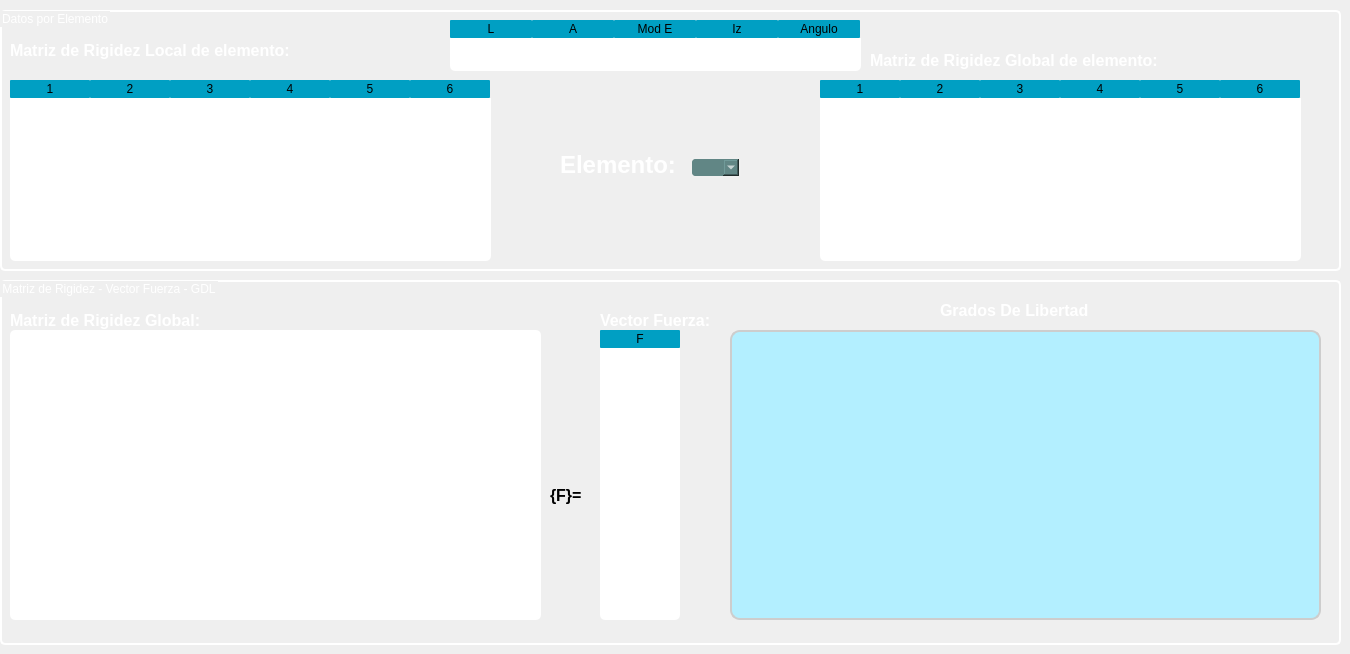
            <widget class="QWidget" name="pagina_2">
             <widget class="QGroupBox" name="groupBox_2">
              <property name="geometry">
               <rect>
                <x>0</x>
                <y>10</y>
                <width>1341</width>
                <height>261</height>
               </rect>
              </property>
              <property name="styleSheet">
               <string notr="true">QGroupBox{
/*Borde*/
border: 2px solid rgb(255, 255, 255);
border-radius: 5px;

	/*Letra*/
	font: 15pt &quot;Impact&quot;;
	color: rgb(255, 255, 255);
}</string>
              </property>
              <property name="title">
               <string>Datos por Elemento</string>
              </property>
              <widget class="QLabel" name="label_24">
               <property name="geometry">
                <rect>
                 <x>560</x>
                 <y>140</y>
                 <width>121</width>
                 <height>31</height>
                </rect>
               </property>
               <property name="styleSheet">
                <string notr="true">QLabel{
background-color: None;
	color: rgb(255, 255, 255);
}</string>
               </property>
               <property name="text">
                <string>&lt;html&gt;&lt;head/&gt;&lt;body&gt;&lt;p&gt;&lt;span style=&quot; font-size:18pt; font-weight:600;&quot;&gt;Elemento:&lt;/span&gt;&lt;/p&gt;&lt;/body&gt;&lt;/html&gt;</string>
               </property>
              </widget>
              <widget class="QComboBox" name="cb_elemento">
               <property name="geometry">
                <rect>
                 <x>690</x>
                 <y>147</y>
                 <width>51</width>
                 <height>21</height>
                </rect>
               </property>
               <property name="minimumSize">
                <size>
                 <width>0</width>
                 <height>0</height>
                </size>
               </property>
               <property name="maximumSize">
                <size>
                 <width>377</width>
                 <height>1000</height>
                </size>
               </property>
               <property name="font">
                <font>
                 <family>Times New Roman</family>
                 <pointsize>14</pointsize>
                 <weight>50</weight>
                 <italic>false</italic>
                 <bold>false</bold>
                </font>
               </property>
               <property name="layoutDirection">
                <enum>Qt::LeftToRight</enum>
               </property>
               <property name="styleSheet">
                <string notr="true">
QComboBox{

/* Color de fondo*/
background-color: rgb(97, 134, 133); 

/* borde*/
border-radius : 5px;
border : 2px solid  rgb(240, 240, 240);

/* Color de letras*/
	color: rgb(255, 255, 255);

	font: 14pt &quot;Times New Roman&quot;;
}


QComboBox:hover{


border : 2px solid rgb(0, 255, 255);

}

</string>
               </property>
               <property name="editable">
                <bool>false</bool>
               </property>
               <property name="currentText">
                <string/>
               </property>
              </widget>
              <widget class="QLabel" name="label_25">
               <property name="geometry">
                <rect>
                 <x>10</x>
                 <y>30</y>
                 <width>341</width>
                 <height>21</height>
                </rect>
               </property>
               <property name="styleSheet">
                <string notr="true">QLabel{
background-color: None;
	color: rgb(255, 255, 255);
}</string>
               </property>
               <property name="text">
                <string>&lt;html&gt;&lt;head/&gt;&lt;body&gt;&lt;p&gt;&lt;span style=&quot; font-size:12pt; font-weight:600;&quot;&gt;Matriz de Rigidez Local de elemento:&lt;/span&gt;&lt;/p&gt;&lt;/body&gt;&lt;/html&gt;</string>
               </property>
              </widget>
              <widget class="QTableWidget" name="tbl_MKGE">
               <property name="geometry">
                <rect>
                 <x>820</x>
                 <y>70</y>
                 <width>481</width>
                 <height>181</height>
                </rect>
               </property>
               <property name="cursor" stdset="0">
                <cursorShape>ArrowCursor</cursorShape>
               </property>
               <property name="styleSheet">
                <string notr="true">QTableWidget{
	
	background-color: rgb(255, 255, 255);
	border-radius : 5px;
color: rgb(0, 0, 0);
font: 75 10pt &quot;Times New Roman&quot;;

}
QHeaderView::section{
border-radius : 1px;
	background-color: rgb(0, 159, 195);

color: rgb(0, 0, 0);
font: 75 11pt &quot;Times New Roman&quot;;

}
</string>
               </property>
               <property name="horizontalScrollBarPolicy">
                <enum>Qt::ScrollBarAlwaysOff</enum>
               </property>
               <property name="showGrid">
                <bool>true</bool>
               </property>
               <property name="gridStyle">
                <enum>Qt::SolidLine</enum>
               </property>
               <property name="sortingEnabled">
                <bool>false</bool>
               </property>
               <property name="rowCount">
                <number>0</number>
               </property>
               <attribute name="horizontalHeaderCascadingSectionResizes">
                <bool>false</bool>
               </attribute>
               <attribute name="horizontalHeaderMinimumSectionSize">
                <number>42</number>
               </attribute>
               <attribute name="horizontalHeaderDefaultSectionSize">
                <number>80</number>
               </attribute>
               <attribute name="horizontalHeaderShowSortIndicator" stdset="0">
                <bool>false</bool>
               </attribute>
               <attribute name="verticalHeaderVisible">
                <bool>false</bool>
               </attribute>
               <attribute name="verticalHeaderCascadingSectionResizes">
                <bool>false</bool>
               </attribute>
               <attribute name="verticalHeaderMinimumSectionSize">
                <number>20</number>
               </attribute>
               <attribute name="verticalHeaderDefaultSectionSize">
                <number>30</number>
               </attribute>
               <attribute name="verticalHeaderShowSortIndicator" stdset="0">
                <bool>false</bool>
               </attribute>
               <attribute name="verticalHeaderStretchLastSection">
                <bool>false</bool>
               </attribute>
               <column>
                <property name="text">
                 <string>1</string>
                </property>
               </column>
               <column>
                <property name="text">
                 <string>2</string>
                </property>
               </column>
               <column>
                <property name="text">
                 <string>3</string>
                </property>
               </column>
               <column>
                <property name="text">
                 <string>4</string>
                </property>
               </column>
               <column>
                <property name="text">
                 <string>5</string>
                </property>
               </column>
               <column>
                <property name="text">
                 <string>6</string>
                </property>
               </column>
              </widget>
              <widget class="QLabel" name="label_26">
               <property name="geometry">
                <rect>
                 <x>870</x>
                 <y>40</y>
                 <width>361</width>
                 <height>21</height>
                </rect>
               </property>
               <property name="styleSheet">
                <string notr="true">QLabel{
background-color: None;
	color: rgb(255, 255, 255);
}</string>
               </property>
               <property name="text">
                <string>&lt;html&gt;&lt;head/&gt;&lt;body&gt;&lt;p&gt;&lt;span style=&quot; font-size:12pt; font-weight:600;&quot;&gt;Matriz de Rigidez Global de elemento:&lt;/span&gt;&lt;/p&gt;&lt;/body&gt;&lt;/html&gt;</string>
               </property>
              </widget>
              <widget class="QTableWidget" name="tbl_propiedades">
               <property name="geometry">
                <rect>
                 <x>450</x>
                 <y>10</y>
                 <width>411</width>
                 <height>51</height>
                </rect>
               </property>
               <property name="cursor" stdset="0">
                <cursorShape>ArrowCursor</cursorShape>
               </property>
               <property name="styleSheet">
                <string notr="true">QTableWidget{
	
	background-color: rgb(255, 255, 255);
	border-radius : 5px;
color: rgb(0, 0, 0);
font: 75 10pt &quot;Calibri&quot;;
}

QTableWidget:hover{

border : 2px solid  rgb(0, 255, 255);

}

QHeaderView::section{
border-radius : 1px;
	background-color: rgb(0, 159, 195);

color: rgb(0, 0, 0);
font: 75 11pt &quot;Times New Roman&quot;;

}

QTableWidget:hover{

border : 2px solid  rgb(0, 255, 255);

}
</string>
               </property>
               <property name="horizontalScrollBarPolicy">
                <enum>Qt::ScrollBarAlwaysOff</enum>
               </property>
               <property name="showGrid">
                <bool>true</bool>
               </property>
               <property name="gridStyle">
                <enum>Qt::SolidLine</enum>
               </property>
               <property name="sortingEnabled">
                <bool>false</bool>
               </property>
               <property name="rowCount">
                <number>0</number>
               </property>
               <attribute name="horizontalHeaderCascadingSectionResizes">
                <bool>false</bool>
               </attribute>
               <attribute name="horizontalHeaderMinimumSectionSize">
                <number>42</number>
               </attribute>
               <attribute name="horizontalHeaderDefaultSectionSize">
                <number>82</number>
               </attribute>
               <attribute name="horizontalHeaderHighlightSections">
                <bool>true</bool>
               </attribute>
               <attribute name="horizontalHeaderShowSortIndicator" stdset="0">
                <bool>false</bool>
               </attribute>
               <attribute name="verticalHeaderVisible">
                <bool>false</bool>
               </attribute>
               <attribute name="verticalHeaderCascadingSectionResizes">
                <bool>false</bool>
               </attribute>
               <attribute name="verticalHeaderDefaultSectionSize">
                <number>25</number>
               </attribute>
               <attribute name="verticalHeaderShowSortIndicator" stdset="0">
                <bool>false</bool>
               </attribute>
               <attribute name="verticalHeaderStretchLastSection">
                <bool>false</bool>
               </attribute>
               <column>
                <property name="text">
                 <string>L</string>
                </property>
               </column>
               <column>
                <property name="text">
                 <string>A</string>
                </property>
               </column>
               <column>
                <property name="text">
                 <string>Mod E</string>
                </property>
               </column>
               <column>
                <property name="text">
                 <string>Iz</string>
                </property>
               </column>
               <column>
                <property name="text">
                 <string>Angulo</string>
                </property>
               </column>
              </widget>
              <widget class="QTableWidget" name="tbl_MKL">
               <property name="geometry">
                <rect>
                 <x>10</x>
                 <y>70</y>
                 <width>481</width>
                 <height>181</height>
                </rect>
               </property>
               <property name="cursor" stdset="0">
                <cursorShape>ArrowCursor</cursorShape>
               </property>
               <property name="styleSheet">
                <string notr="true">QTableWidget{
	
	background-color: rgb(255, 255, 255);
	border-radius : 5px;
color: rgb(0, 0, 0);
font: 75 10pt &quot;Calibri&quot;;
}

QTableWidget:hover{

border : 2px solid  rgb(0, 255, 255);

}

QHeaderView::section{
border-radius : 1px;
	background-color: rgb(0, 159, 195);

color: rgb(0, 0, 0);
font: 75 11pt &quot;Times New Roman&quot;;

}

QTableWidget:hover{

border : 2px solid  rgb(0, 255, 255);

}
</string>
               </property>
               <property name="horizontalScrollBarPolicy">
                <enum>Qt::ScrollBarAlwaysOff</enum>
               </property>
               <property name="showGrid">
                <bool>true</bool>
               </property>
               <property name="gridStyle">
                <enum>Qt::SolidLine</enum>
               </property>
               <property name="sortingEnabled">
                <bool>false</bool>
               </property>
               <property name="rowCount">
                <number>0</number>
               </property>
               <attribute name="horizontalHeaderCascadingSectionResizes">
                <bool>false</bool>
               </attribute>
               <attribute name="horizontalHeaderMinimumSectionSize">
                <number>42</number>
               </attribute>
               <attribute name="horizontalHeaderDefaultSectionSize">
                <number>80</number>
               </attribute>
               <attribute name="horizontalHeaderShowSortIndicator" stdset="0">
                <bool>false</bool>
               </attribute>
               <attribute name="verticalHeaderVisible">
                <bool>false</bool>
               </attribute>
               <attribute name="verticalHeaderCascadingSectionResizes">
                <bool>false</bool>
               </attribute>
               <attribute name="verticalHeaderMinimumSectionSize">
                <number>20</number>
               </attribute>
               <attribute name="verticalHeaderDefaultSectionSize">
                <number>25</number>
               </attribute>
               <attribute name="verticalHeaderShowSortIndicator" stdset="0">
                <bool>false</bool>
               </attribute>
               <attribute name="verticalHeaderStretchLastSection">
                <bool>false</bool>
               </attribute>
               <column>
                <property name="text">
                 <string>1</string>
                </property>
               </column>
               <column>
                <property name="text">
                 <string>2</string>
                </property>
               </column>
               <column>
                <property name="text">
                 <string>3</string>
                </property>
               </column>
               <column>
                <property name="text">
                 <string>4</string>
                </property>
               </column>
               <column>
                <property name="text">
                 <string>5</string>
                </property>
               </column>
               <column>
                <property name="text">
                 <string>6</string>
                </property>
               </column>
              </widget>
             </widget>
             <widget class="QGroupBox" name="groupBox">
              <property name="geometry">
               <rect>
                <x>0</x>
                <y>280</y>
                <width>1341</width>
                <height>365</height>
               </rect>
              </property>
              <property name="styleSheet">
               <string notr="true">QGroupBox{
/*Borde*/
border: 2px solid rgb(255, 255, 255);
border-radius: 5px;

	/*Letra*/
	font: 15pt &quot;Impact&quot;;
	color: rgb(255, 255, 255);
}</string>
              </property>
              <property name="title">
               <string>Matriz de Rigidez - Vector Fuerza - GDL</string>
              </property>
              <widget class="QTableWidget" name="tbl_MKG">
               <property name="geometry">
                <rect>
                 <x>10</x>
                 <y>50</y>
                 <width>531</width>
                 <height>290</height>
                </rect>
               </property>
               <property name="cursor" stdset="0">
                <cursorShape>ArrowCursor</cursorShape>
               </property>
               <property name="styleSheet">
                <string notr="true">QTableWidget{
	
	background-color: rgb(255, 255, 255);
	border-radius : 5px;
color: rgb(0, 0, 0);
font: 75 10pt &quot;Calibri&quot;;
}

QTableWidget:hover{

border : 2px solid  rgb(0, 255, 255);

}

QHeaderView::section{
border-radius : 1px;
	background-color: rgb(0, 159, 195);

color: rgb(0, 0, 0);
font: 75 11pt &quot;Times New Roman&quot;;

}

QTableWidget:hover{

border : 2px solid  rgb(0, 255, 255);

}
</string>
               </property>
               <property name="showGrid">
                <bool>true</bool>
               </property>
               <property name="gridStyle">
                <enum>Qt::SolidLine</enum>
               </property>
               <property name="sortingEnabled">
                <bool>false</bool>
               </property>
               <property name="rowCount">
                <number>0</number>
               </property>
               <attribute name="horizontalHeaderCascadingSectionResizes">
                <bool>false</bool>
               </attribute>
               <attribute name="horizontalHeaderMinimumSectionSize">
                <number>42</number>
               </attribute>
               <attribute name="horizontalHeaderDefaultSectionSize">
                <number>80</number>
               </attribute>
               <attribute name="horizontalHeaderShowSortIndicator" stdset="0">
                <bool>false</bool>
               </attribute>
               <attribute name="verticalHeaderVisible">
                <bool>false</bool>
               </attribute>
               <attribute name="verticalHeaderCascadingSectionResizes">
                <bool>false</bool>
               </attribute>
               <attribute name="verticalHeaderMinimumSectionSize">
                <number>20</number>
               </attribute>
               <attribute name="verticalHeaderDefaultSectionSize">
                <number>25</number>
               </attribute>
               <attribute name="verticalHeaderShowSortIndicator" stdset="0">
                <bool>false</bool>
               </attribute>
               <attribute name="verticalHeaderStretchLastSection">
                <bool>false</bool>
               </attribute>
              </widget>
              <widget class="QLabel" name="label_27">
               <property name="geometry">
                <rect>
                 <x>10</x>
                 <y>30</y>
                 <width>221</width>
                 <height>21</height>
                </rect>
               </property>
               <property name="styleSheet">
                <string notr="true">QLabel{
background-color: None;
	color: rgb(255, 255, 255);
}</string>
               </property>
               <property name="text">
                <string>&lt;html&gt;&lt;head/&gt;&lt;body&gt;&lt;p&gt;&lt;span style=&quot; font-size:12pt; font-weight:600;&quot;&gt;Matriz de Rigidez Global:&lt;/span&gt;&lt;/p&gt;&lt;/body&gt;&lt;/html&gt;</string>
               </property>
              </widget>
              <widget class="MatplotlibWidgetaLienzo" name="wgt_GDL" native="true">
               <property name="geometry">
                <rect>
                 <x>730</x>
                 <y>50</y>
                 <width>591</width>
                 <height>290</height>
                </rect>
               </property>
               <property name="styleSheet">
                <string notr="true">/* color de fondo*/

background-color: rgb(179, 239, 255);
/*borde redondo*/
border-radius : 10px;
/* linea de borde*/
border : 2px solid rgb(205, 205, 205);
</string>
               </property>
              </widget>
              <widget class="QTableWidget" name="tbl_vec_F">
               <property name="geometry">
                <rect>
                 <x>600</x>
                 <y>50</y>
                 <width>80</width>
                 <height>290</height>
                </rect>
               </property>
               <property name="styleSheet">
                <string notr="true">QTableWidget{
	
	background-color: rgb(255, 255, 255);
	border-radius : 5px;
color: rgb(0, 0, 0);
font: 75 10pt &quot;Calibri&quot;;
}

QTableWidget:hover{

border : 2px solid  rgb(0, 255, 255);

}

QHeaderView::section{
border-radius : 1px;
	background-color: rgb(0, 159, 195);

color: rgb(0, 0, 0);
font: 75 11pt &quot;Times New Roman&quot;;

}

QTableWidget:hover{

border : 2px solid  rgb(0, 255, 255);

}
</string>
               </property>
               <attribute name="horizontalHeaderDefaultSectionSize">
                <number>80</number>
               </attribute>
               <attribute name="verticalHeaderMinimumSectionSize">
                <number>20</number>
               </attribute>
               <attribute name="verticalHeaderDefaultSectionSize">
                <number>25</number>
               </attribute>
               <column>
                <property name="text">
                 <string>F</string>
                </property>
               </column>
              </widget>
              <widget class="QLabel" name="label_3">
               <property name="geometry">
                <rect>
                 <x>550</x>
                 <y>200</y>
                 <width>41</width>
                 <height>31</height>
                </rect>
               </property>
               <property name="text">
                <string>&lt;html&gt;&lt;head/&gt;&lt;body&gt;&lt;p&gt;&lt;span style=&quot; font-size:12pt; font-weight:600;&quot;&gt;{F}=&lt;/span&gt;&lt;/p&gt;&lt;/body&gt;&lt;/html&gt;</string>
               </property>
              </widget>
              <widget class="QLabel" name="label_28">
               <property name="geometry">
                <rect>
                 <x>600</x>
                 <y>30</y>
                 <width>131</width>
                 <height>21</height>
                </rect>
               </property>
               <property name="styleSheet">
                <string notr="true">QLabel{
background-color: None;
	color: rgb(255, 255, 255);
}</string>
               </property>
               <property name="text">
                <string>&lt;html&gt;&lt;head/&gt;&lt;body&gt;&lt;p&gt;&lt;span style=&quot; font-size:12pt; font-weight:600;&quot;&gt;Vector Fuerza:&lt;/span&gt;&lt;/p&gt;&lt;/body&gt;&lt;/html&gt;</string>
               </property>
              </widget>
              <widget class="QLabel" name="label_29">
               <property name="geometry">
                <rect>
                 <x>940</x>
                 <y>20</y>
                 <width>161</width>
                 <height>21</height>
                </rect>
               </property>
               <property name="styleSheet">
                <string notr="true">QLabel{
background-color: None;
	color: rgb(255, 255, 255);
}</string>
               </property>
               <property name="text">
                <string>&lt;html&gt;&lt;head/&gt;&lt;body&gt;&lt;p&gt;&lt;span style=&quot; font-size:12pt; font-weight:600;&quot;&gt;Grados De Libertad&lt;/span&gt;&lt;/p&gt;&lt;/body&gt;&lt;/html&gt;</string>
               </property>
              </widget>
             </widget>
            </widget>
